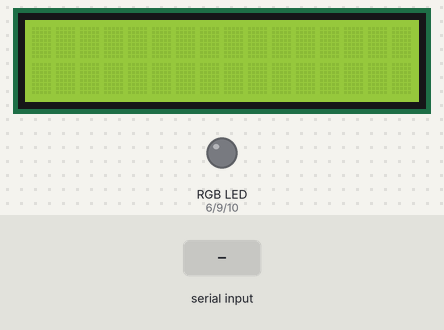
A sketch run on a simulated Arduino Uno, built with avr-gcc and run on an emulated ATmega328P. Parts: 16×2 character LCD, an RGB LED mixed from three pins (HIGH = lit). Inputs (shaded band) come from the test bench. Dim RGB values are drawn brighter than linear.

Above: at 1.2 s.
1.3 s: "R" received over Serial
At 2.5 s:
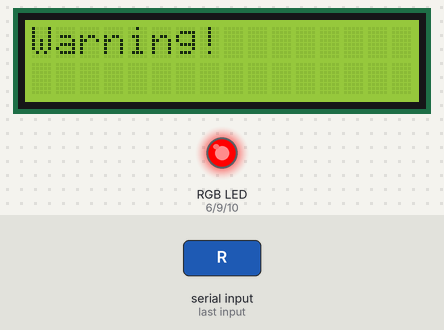
2.8 s: "G" received over Serial
At 3.7 s:
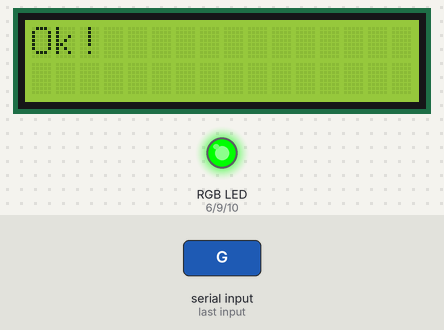
4.3 s: "Y" received over Serial
At 4.9 s:
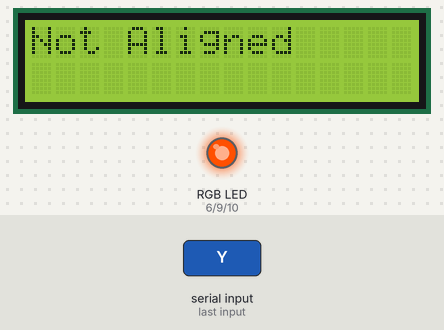
5.8 s: "V" received over Serial
At 7.0 s:
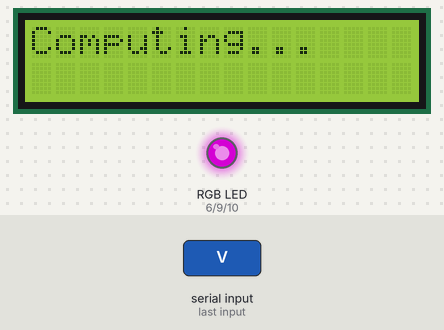
7.3 s: "R" received over Serial
At 8.4 s:
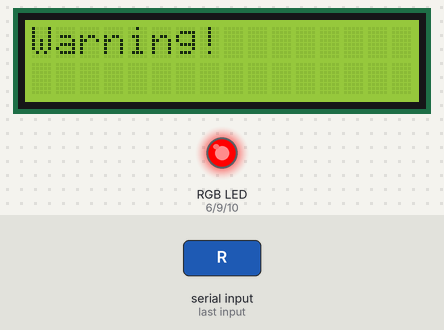
8.8 s: "G" received over Serial
At 9.5 s:
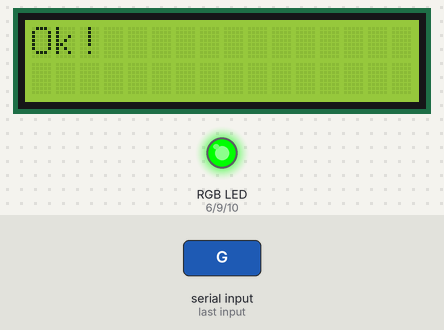
Timing chart, 0 to 11.3 s (numbered marks = the images above; inputs shaded):
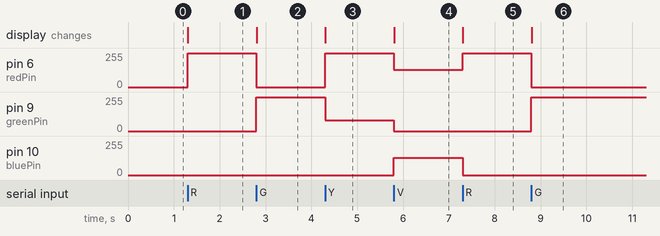

The sketch:

arduino_posture.ino
```cpp
// Library needed to use the LCD screen
#include <LiquidCrystal.h>

// Pins for the LCD screen
const int rs = 12, en = 11, d4 = 5, d5 = 4, d6 = 3, d7 = 2;
// LCD object instantiation
LiquidCrystal lcd(rs, en, d4, d5, d6, d7);

// Pins for the RGB LED
int redPin= 6;
int greenPin = 9;
int bluePin = 10;

// Setup function, executed only once when the Arduino is powered on
void setup() {
  // Set the pins as output
  pinMode(redPin, OUTPUT);
  pinMode(greenPin, OUTPUT);
  pinMode(bluePin, OUTPUT);
  // Set the LCD screen size
  lcd.begin(16, 2);
  // Start the serial communication
  Serial.begin(9600);
}

// Function to set the color of the RGB LED
// The function receives the red, green and blue values
// The values are between 0 and 255
// 0 means no color, 255 means full color
// The function uses the analogWrite function to set the color
// The analogWrite function is used to set the PWM signal
// The PWM signal is used to control the brightness of the LED
void setColor(int redValue, int greenValue, int blueValue) {
  analogWrite(redPin, redValue);
  analogWrite(greenPin, greenValue);
  analogWrite(bluePin, blueValue);
}

// Loop function, executed repeatedly
void loop() {
  // Check if there is data available in the serial port
  if (Serial.available()) {
    // Read the data from the serial port
      char serialListener = Serial.read();
      // If the data is 'R', it means that the posture correction algorithm detected a bad posture
      // In this case, the RGB LED will turn red and the LCD screen will display "Warning!"
      if (serialListener == 'R') {
        setColor(255, 0, 0);
        lcd.clear();
        lcd.print("Warning!");
      }
      // If the data is 'G', it means that the posture correction algorithm detected a good posture
      // In this case, the RGB LED will turn green and the LCD screen will display "Ok!"
      else if (serialListener == 'G') {
        setColor(0, 255, 0);
        lcd.clear();
        lcd.print("Ok!");
      }
      // If the data is 'Y', it means that the posture correction algorithm detetcted that the user is not aligned
      // In this case, the RGB LED will turn orange and the LCD screen will display "Not Aligned"
      else if (serialListener == 'Y') {
        setColor(255, 80, 0);
        lcd.clear();
        lcd.print("Not Aligned");
      }
      // If the data is 'V', it means that the posture correction algorithm is computing the posture
      // In this case, the RGB LED will turn purple and the LCD screen will display "Computing..."
      else if (serialListener == 'V') {
        setColor(128, 0, 128);
        lcd.clear();
        lcd.print("Computing...");
      }
      // If the data is 'O', it means that the posture correction algorithm has been stopped
      // In this case, the RGB LED will turn off and the LCD screen will be cleared
      else if (serialListener == 'O') {
        setColor(0, 0, 0);
        lcd.clear();
      }
  }
}
```

Measured:
- after the input at 1.3 s, pin 6 (redPin): 0/255 → 255/255 at once; the display: changes at once (image 1)
- after the input at 2.8 s, pin 6 (redPin): 255/255 → 0/255 at once; pin 9 (greenPin): 0/255 → 255/255 at once; the display: changes at once (image 2)
- after the input at 4.3 s, pin 6 (redPin): 0/255 → 255/255 at once; pin 9 (greenPin): 255/255 → 80/255 at once; the display: changes at once (image 3)
- after the input at 5.8 s, pin 6 (redPin): 255/255 → 128/255 at once; pin 9 (greenPin): 80/255 → 0/255 at once; pin 10 (bluePin): 0/255 → 128/255 at once; the display: changes at once (image 4)
- after the input at 7.3 s, pin 6 (redPin): 128/255 → 255/255 at once; pin 10 (bluePin): 128/255 → 0/255 at once; the display: changes at once (image 5)
- after the input at 8.8 s, pin 6 (redPin): 255/255 → 0/255 at once; pin 9 (greenPin): 0/255 → 255/255 at once; the display: changes at once (image 6)
